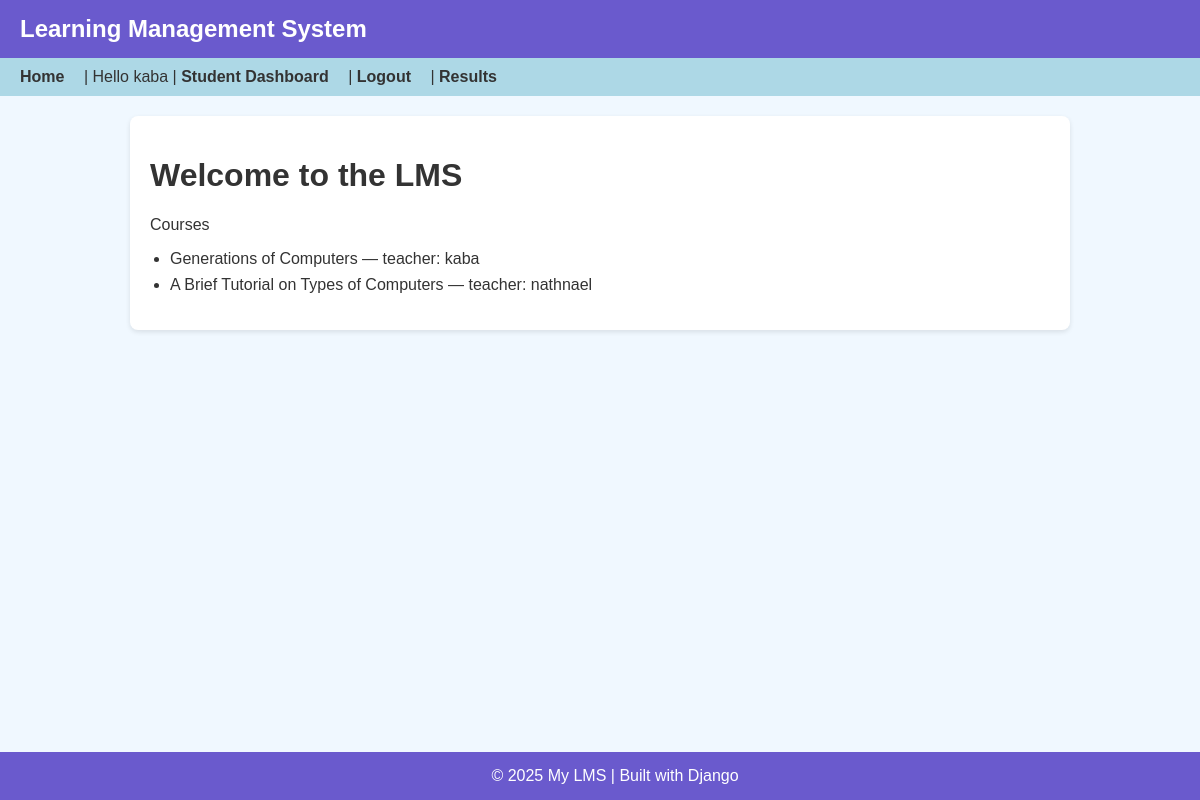
The page / (signed in) on the database its author committed.
### courses/models.py (models this page shows, shortened)
class Course(models.Model):
    title = models.CharField(max_length=200)
    description = models.TextField(blank=True)
    teacher = models.ForeignKey(User, on_delete=models.CASCADE, related_name='courses')

### courses/views.py (the view)
# urls.py: path('', views.home, name='home'),
def home(request):
    courses = Course.objects.all()
    return render(request, 'courses/home.html', {'courses': courses})

### courses/templates/courses/home.html
{% extends "base.html" %}
{% block content %}
<h1>Welcome to the LMS</h1>
<p>Courses</p>
<ul>
  {% for course in courses %}
    <li>{{ course.title }} — teacher: {{ course.teacher.username }}</li>
  {% empty %}
    <li>No courses yet</li>
  {% endfor %}
</ul>
{% endblock %}

### templates/base.html (shortened to what this page needs)
{% load static %}
<!DOCTYPE html>
<html lang="en">
<head>
    <link rel="stylesheet" href="{% static 'css/base.css' %}">
</head>
<body>
    <header>
        Learning Management System
    </header>
    <nav>
        <a href="{% url 'courses:home' %}">Home</a> |
        {% if user.is_authenticated %}
            Hello {{ user.username }} |
            {% if user.profile.role == 'teacher' %}
                <a href="{% url 'courses:teacher_dashboard' %}">Teacher Dashboard</a> |
            {% elif user.profile.role == 'student' %}
                <a href="{% url 'courses:student_dashboard' %}">Student Dashboard</a> |
            {% endif %}
            <a href="{% url 'accounts:logout' %}">Logout</a> |
            <a href="{% url 'assessments:results' %}">Results</a>
        {% else %}
            <a href="{% url 'accounts:login' %}">Login</a> |
            <a href="{% url 'accounts:register' %}">Register</a>
        {% endif %}
    </nav>
    <div class="container">
        {% block content %}{% endblock %}
    </div>
    <footer>
        © 2025 My LMS | Built with Django
    </footer>
</body>
</html>

### static/css/base.css (style rules this page uses)
body { font-family: Arial, sans-serif; background-color: #f0f8ff; color: #333; margin: 0; padding: 0; }
header { background-color: #6a5acd; color: white; padding: 15px 20px; }
nav a { color: white; text-decoration: none; margin-right: 15px; }
footer { background-color: #6a5acd; color: white; text-align: center; padding: 10px; position: fixed; width: 100%; bottom: 0; }
.container { max-width: 900px; margin: auto; }
ul { padding-left: 20px; }
li { margin-bottom: 8px; }

### templates/base.html (style rules this page uses)
body { font-family: Arial, sans-serif; margin: 0; background-color: #f0f8ff; color: #333; }
header { background-color: #6a5acd; color: white; padding: 15px 20px; font-size: 24px; font-weight: bold; }
nav { background-color: #add8e6; padding: 10px 20px; }
nav a { margin-right: 15px; text-decoration: none; color: #333; font-weight: bold; }
.container { max-width: 900px; margin: 20px auto; padding: 20px; background-color: white; border-radius: 8px; box-shadow: 0 2px 5px rgba(0,0,0,0.1); }
footer { text-align: center; padding: 15px; background-color: #6a5acd; color: white; position: fixed; width: 100%; bottom: 0; }
ul { padding-left: 20px; }
li { margin-bottom: 8px; }

### rows shown on the page
Course: title "Generations of Computers", teacher.username "kaba"
Course: title "A Brief Tutorial on Types of Computers", teacher.username "nathnael"

### other values the page prints
{{ user.username }} "kaba"
